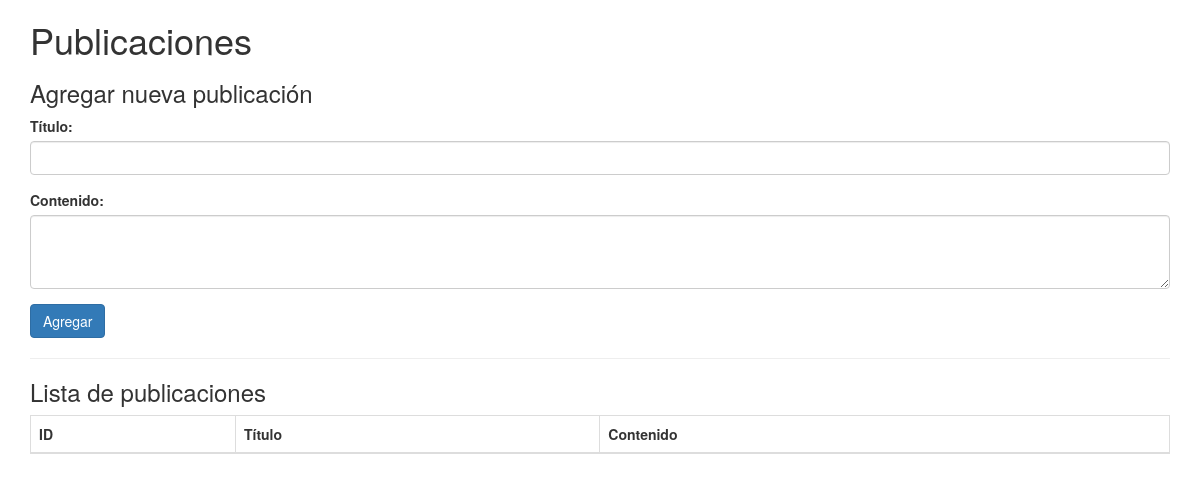
Before: / with the older database file.
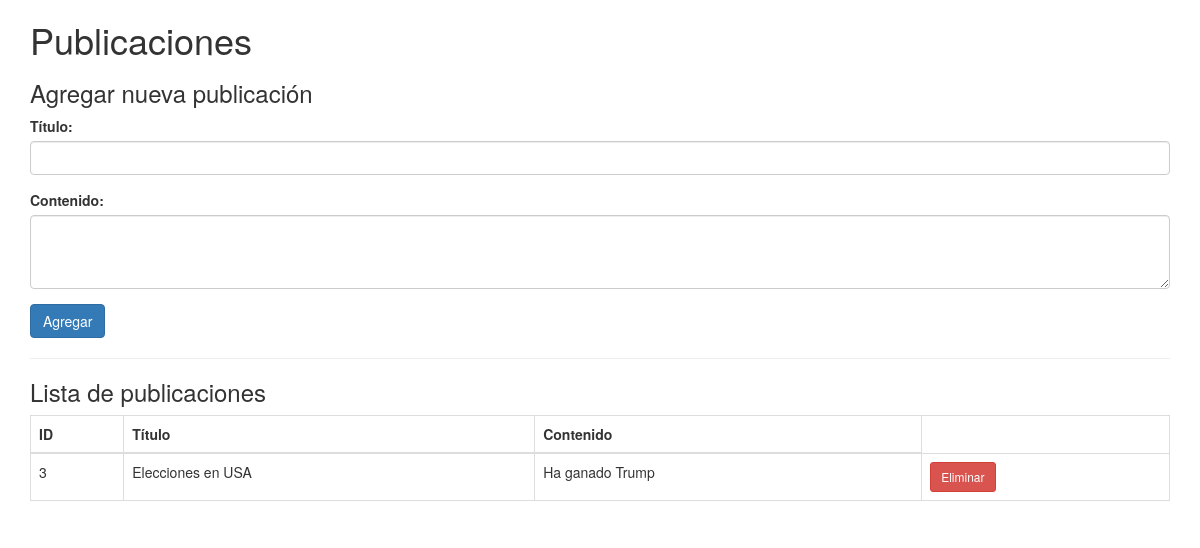
After: the same page with the newer database file.
### tables this page shows
CREATE TABLE posts (
            id INTEGER PRIMARY KEY AUTOINCREMENT,
            title TEXT NOT NULL,
            content TEXT NOT NULL
        );

### app.py (the view)
@app.route('/')
def index():
    connection = sqlite3.connect('database.db')
    cursor = connection.cursor()
    cursor.execute("SELECT * FROM posts")
    posts = cursor.fetchall()
    connection.close()
    return render_template('index.html', posts=posts)

### templates/index.html (shortened to what this page needs)
<!DOCTYPE html>
<html lang="en">
<head>
    <link rel="stylesheet" href="https://maxcdn.bootstrapcdn.com/bootstrap/3.4.1/css/bootstrap.min.css">
</head>
<body>
    <div class="container">
        <h1>Publicaciones</h1>
        <h3>Agregar nueva publicación</h3>
        <form action="{{ url_for('add_post') }}" method="POST">
            <div class="form-group">
                <label for="title">Título:</label>
                <input type="text" class="form-control" id="title" name="title" required>
            </div>
            <div class="form-group">
                <label for="content">Contenido:</label>
                <textarea class="form-control" id="content" name="content" rows="3" required></textarea>
            </div>
            <button type="submit" class="btn btn-primary">Agregar</button>
        </form>
        <hr>
        <h3>Lista de publicaciones</h3>
        <table class="table table-bordered">
            <thead>
                <tr>
                    <th>ID</th>
                    <th>Título</th>
                    <th>Contenido</th>
                </tr>
            </thead>
            <tbody>
                {% for post in posts %}
                <tr>
                    <td>{{ post[0] }}</td>
                    <td>{{ post[1] }}</td>
                    <td>{{ post[2] }}</td>
                    <td>
                        <form action="{{ url_for('delete_post', post_id=post[0]) }}" method="POST" style="display:inline;">
                            <button type="submit" class="btn btn-danger btn-sm">Eliminar</button>
                        </form>
                    </td>
                </tr>
                {% endfor %}
            </tbody>
        </table>
    </div>
</body>
</html>

Changed rows visible on the page:
added posts: id "3", title "Elecciones en USA", content "Ha ganado Trump"
